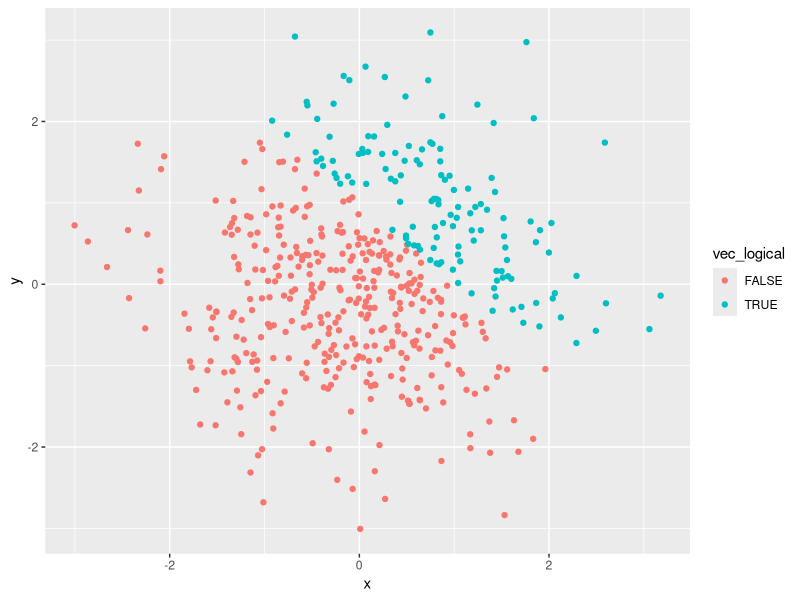
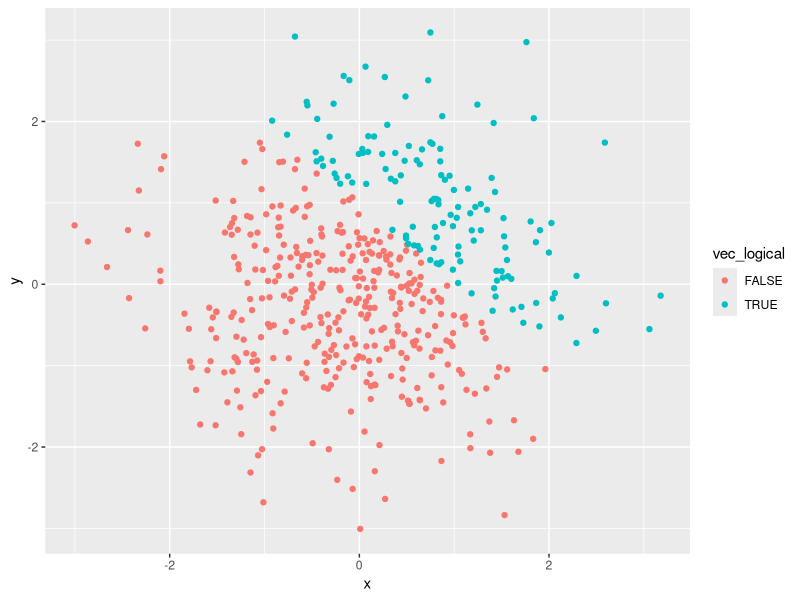

The R script that drew these images, in order:
## ---- chunk 1
library(tidyverse)

first_df = tibble(
  vec_rsamp = rnorm(8),
  vec_logical = vec_rsamp > 0,
  vec_char = letters[1:8],
  vec_factor = rep(c("a","b","c"), length = 8)
)

mean(first_df[["vec_rsamp"]])
mean(first_df[["vec_logical"]])
mean(first_df[["vec_char"]])
mean(first_df[["vec_factor"]])
## ---- chunk 2
nvec_logical = as.numeric(first_df[["vec_logical"]])
## ---- chunk 3
nvec_char = as.numeric(first_df[["vec_char"]])
## ---- chunk 4
nvec_factor = as.numeric(first_df[["vec_factor"]])
## ---- chunk 5
second_df = tibble(
  x = rnorm(500),
  y = rnorm(500),
  vec_logical = x + y > 1,
  vec_numeric = as.numeric(vec_logical),
  vec_factor = as.factor(vec_logical),
)

nrow(second_df)
ncol(second_df)
pull(second_df, x)
mean(pull(second_df, x))
median(pull(second_df, x))
sd(pull(second_df, x))
pull(second_df, y)
pull(second_df, vec_numeric)
pull(second_df, vec_factor)

## ---- chunk 6
ggplot(second_df, aes(x = x, y = y, color = vec_logical)) + geom_point()

ggsave("scatter_plotHW1.pdf")
